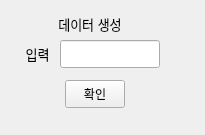
<?xml version="1.0" encoding="UTF-8"?>
<ui version="4.0">
 <class>Form</class>
 <widget class="QWidget" name="Form">
  <property name="geometry">
   <rect>
    <x>0</x>
    <y>0</y>
    <width>205</width>
    <height>135</height>
   </rect>
  </property>
  <property name="windowTitle">
   <string>Form</string>
  </property>
  <widget class="QLabel" name="label_2">
   <property name="geometry">
    <rect>
     <x>40</x>
     <y>10</y>
     <width>100</width>
     <height>28</height>
    </rect>
   </property>
   <property name="text">
    <string>&lt;html&gt;&lt;head/&gt;&lt;body&gt;&lt;p align=&quot;center&quot;&gt;&lt;span style=&quot; font-size:10pt;&quot;&gt;데이터 생성&lt;/span&gt;&lt;/p&gt;&lt;/body&gt;&lt;/html&gt;</string>
   </property>
  </widget>
  <widget class="QLabel" name="label">
   <property name="geometry">
    <rect>
     <x>20</x>
     <y>40</y>
     <width>35</width>
     <height>28</height>
    </rect>
   </property>
   <property name="font">
    <font>
     <family>Agency FB</family>
     <pointsize>12</pointsize>
    </font>
   </property>
   <property name="text">
    <string>&lt;html&gt;&lt;head/&gt;&lt;body&gt;&lt;p align=&quot;center&quot;&gt;&lt;span style=&quot; font-size:10pt;&quot;&gt;입력&lt;/span&gt;&lt;/p&gt;&lt;/body&gt;&lt;/html&gt;</string>
   </property>
  </widget>
  <widget class="QPushButton" name="pushButton_createData">
   <property name="geometry">
    <rect>
     <x>65</x>
     <y>80</y>
     <width>60</width>
     <height>28</height>
    </rect>
   </property>
   <property name="text">
    <string>확인</string>
   </property>
  </widget>
  <widget class="QLineEdit" name="line_createData">
   <property name="geometry">
    <rect>
     <x>60</x>
     <y>40</y>
     <width>100</width>
     <height>28</height>
    </rect>
   </property>
   <property name="dragEnabled">
    <bool>false</bool>
   </property>
  </widget>
 </widget>
 <resources/>
 <connections/>
</ui>
